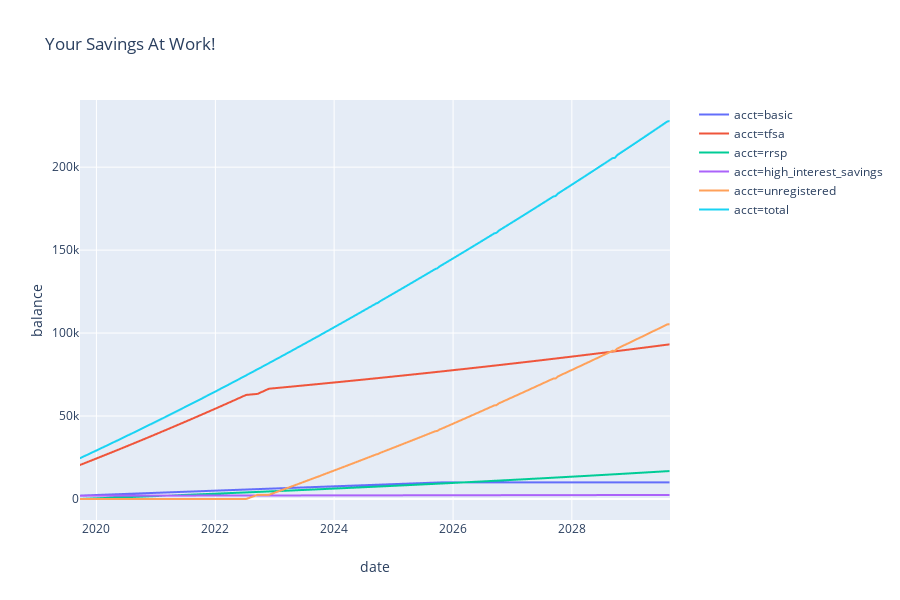

The notebook cell this image was saved under:
### Code cell
import plotly.express as px
px.line(cfs, x="date", y="balance", color="acct", title = "Your Savings At Work!")

### Figure 1 — Plotly figure (JSON) as saved in the notebook; plotly's stock layout.template omitted (floating-point values rounded to 4 significant figures; data arrays with more than 128 entries replaced by an {"elided": "..."} marker saying what was removed)
{"data": [{"hoverlabel": {"namelength": 0}, "hovertemplate": "acct=basic<br>date=%{x}<br>balance=%{y}", "legendgroup": "acct=basic", "line": {"color": "#636efa", "dash": "solid"}, "mode": "lines", "name": "acct=basic", "showlegend": true, "type": "scattergl", "x": {"elided": "260 str values"}, "xaxis": "x", "y": {"elided": "260 float values"}, "yaxis": "y"}, {"hoverlabel": {"namelength": 0}, "hovertemplate": "acct=tfsa<br>date=%{x}<br>balance=%{y}", "legendgroup": "acct=tfsa", "line": {"color": "#EF553B", "dash": "solid"}, "mode": "lines", "name": "acct=tfsa", "showlegend": true, "type": "scattergl", "x": {"elided": "260 str values"}, "xaxis": "x", "y": {"elided": "260 float values"}, "yaxis": "y"}, {"hoverlabel": {"namelength": 0}, "hovertemplate": "acct=rrsp<br>date=%{x}<br>balance=%{y}", "legendgroup": "acct=rrsp", "line": {"color": "#00cc96", "dash": "solid"}, "mode": "lines", "name": "acct=rrsp", "showlegend": true, "type": "scattergl", "x": {"elided": "260 str values"}, "xaxis": "x", "y": {"elided": "260 float values"}, "yaxis": "y"}, {"hoverlabel": {"namelength": 0}, "hovertemplate": "acct=high_interest_savings<br>date=%{x}<br>balance=%{y}", "legendgroup": "acct=high_interest_savings", "line": {"color": "#ab63fa", "dash": "solid"}, "mode": "lines", "name": "acct=high_interest_savings", "showlegend": true, "type": "scattergl", "x": {"elided": "260 str values"}, "xaxis": "x", "y": {"elided": "260 float values"}, "yaxis": "y"}, {"hoverlabel": {"namelength": 0}, "hovertemplate": "acct=unregistered<br>date=%{x}<br>balance=%{y}", "legendgroup": "acct=unregistered", "line": {"color": "#FFA15A", "dash": "solid"}, "mode": "lines", "name": "acct=unregistered", "showlegend": true, "type": "scattergl", "x": {"elided": "260 str values"}, "xaxis": "x", "y": {"elided": "260 float values"}, "yaxis": "y"}, {"hoverlabel": {"namelength": 0}, "hovertemplate": "acct=total<br>date=%{x}<br>balance=%{y}", "legendgroup": "acct=total", "line": {"color": "#19d3f3", "dash": "solid"}, "mode": "lines", "name": "acct=total", "showlegend": true, "type": "scattergl", "x": {"elided": "260 str values"}, "xaxis": "x", "y": {"elided": "260 float values"}, "yaxis": "y"}], "layout": {"height": 600, "legend": {"tracegroupgap": 0}, "title": {"text": "Your Savings At Work!"}, "xaxis": {"anchor": "y", "domain": [0, 0.98], "title": {"text": "date"}}, "yaxis": {"anchor": "x", "domain": [0, 1], "title": {"text": "balance"}}}}
